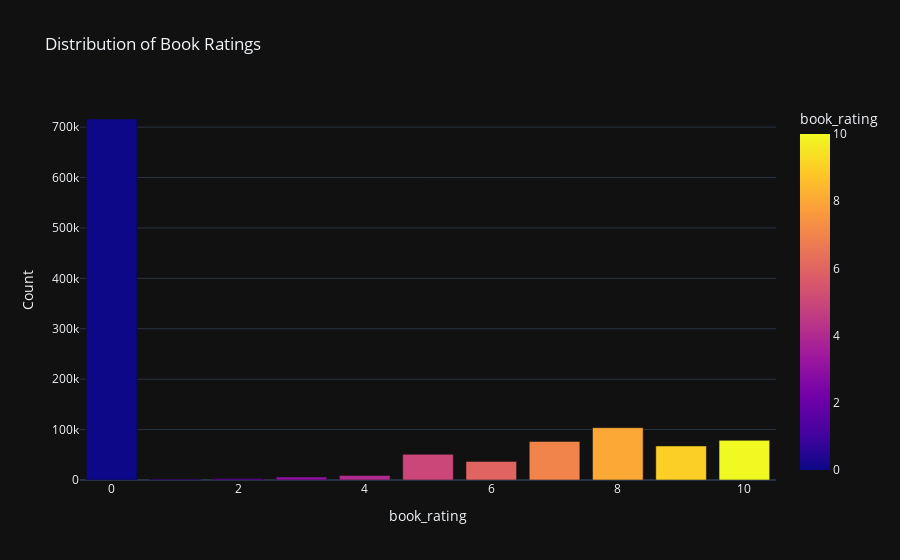

Notebook source saved alongside this figure:
### Markdown cell above
## 1. Analysis of Book Ratings

### Code cell
rating_counts = ratings_df['book_rating'].value_counts().sort_index()
fig = px.bar(rating_counts, 
             x=rating_counts.index, 
             y=rating_counts.values, 
             title='Distribution of Book Ratings',
             labels={'x': 'Rating', 'y': 'Count'},
             color=rating_counts.index,
             template='plotly_dark'
            )
fig.show()

### Figure 1 — Plotly figure (JSON) as saved in the notebook; plotly's stock layout.template omitted (floating-point values rounded to 4 significant figures)
{"data": [{"hovertemplate": "book_rating=%{marker.color}<br>Count=%{y}<extra></extra>", "legendgroup": "", "marker": {"color": [0, 1, 2, 3, 4, 5, 6, 7, 8, 9, 10], "coloraxis": "coloraxis", "pattern": {"shape": ""}}, "name": "", "orientation": "v", "showlegend": false, "textposition": "auto", "type": "bar", "x": [0, 1, 2, 3, 4, 5, 6, 7, 8, 9, 10], "xaxis": "x", "y": [716109, 1770, 2759, 5996, 8904, 50974, 36924, 76457, 103736, 67541, 78610], "yaxis": "y"}], "layout": {"barmode": "relative", "coloraxis": {"colorbar": {"title": {"text": "book_rating"}}, "colorscale": [[0, "#0d0887"], [0.1111, "#46039f"], [0.2222, "#7201a8"], [0.3333, "#9c179e"], [0.4444, "#bd3786"], [0.5556, "#d8576b"], [0.6667, "#ed7953"], [0.7778, "#fb9f3a"], [0.8889, "#fdca26"], [1, "#f0f921"]]}, "legend": {"tracegroupgap": 0}, "title": {"text": "Distribution of Book Ratings"}, "xaxis": {"anchor": "y", "domain": [0, 1], "title": {"text": "book_rating"}}, "yaxis": {"anchor": "x", "domain": [0, 1], "title": {"text": "Count"}}}}
